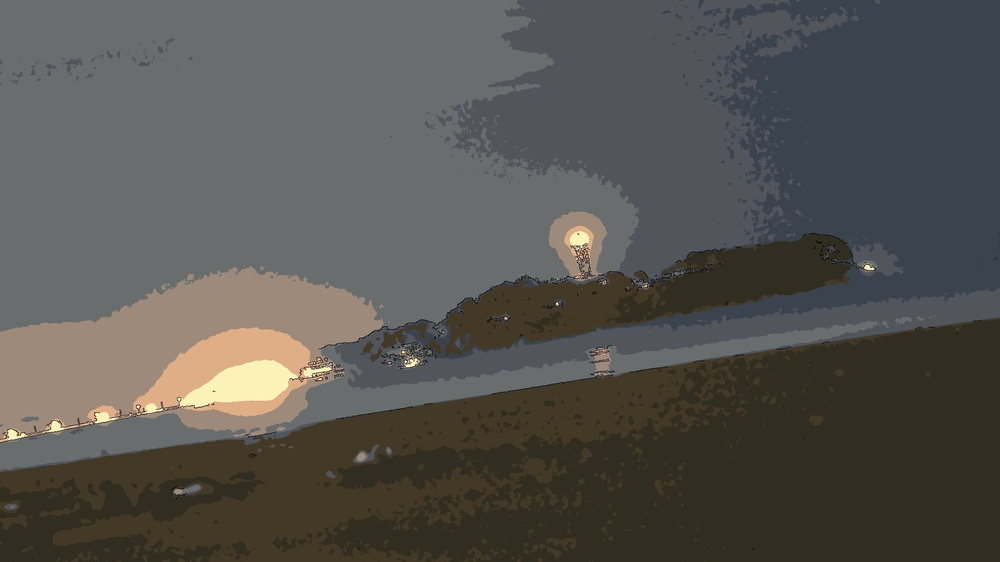
#> input picture edgetoon_image.jpg, 1000 x 562 px, shrunk from 1920 x 1080 before the run
$ python main.py edgetoon_image.jpg out.png
#> lines starting #> are read from the running program, lines starting #| are printed output that depends on the picture; after the words box and inside, x2 and y2 are one past the last pixel; in counts of white or black regions, pixels touching at a corner belong together
import cv2
import numpy as np
import argparse


def main() -> None:
    parser = argparse.ArgumentParser(description="画像をアニメ調にするプログラム")
    parser.add_argument("input", help="入力画像ファイルパス")
    parser.add_argument("output", help="出力画像ファイルパス")
    parser.add_argument(
        "-e",
        "--edge",
        type=int,
        default=100,
        help="エッジの強さ(負数の場合エッジなし), デフォルト: 100",
    )
    parser.add_argument(
        "-b", "--blur", type=int, default=9, help="ぼかしの強さ, デフォルト: 9"
    )
    parser.add_argument(
        "-c",
        "--colors",
        type=int,
        default=8,
        help="k-meansクラスターの数, デフォルト: 8",
    )

    args = parser.parse_args()

    cartoonize(args.input, args.output, args.edge, args.blur, args.colors)


def cartoonize(
    image_path: str,
    output_path: str,
    edge_strength: int,
    blur_strength: int,
    colors_reduction: int,
):
    # 画像を読み込む
#> called with image_path = 'edgetoon_image.jpg', output_path = 'out.png', edge_strength = 100, blur_strength = 9, colors_reduction = 8
    image = cv2.imread(image_path)
#> image is the input picture: shape (562, 1000, 3); mean B, G, R 79.9, 83.9, 85.3

    # 画像が正常に読み込まれたか確認
    if image is None:
        raise ValueError(f"画像の読み込みに失敗しました。{image_path}")

    # BGR から RGB に変換
    image = cv2.cvtColor(image, cv2.COLOR_BGR2RGB)

    # 1. エッジ検出（輪郭を強調）
    gray = cv2.cvtColor(image, cv2.COLOR_RGB2GRAY)
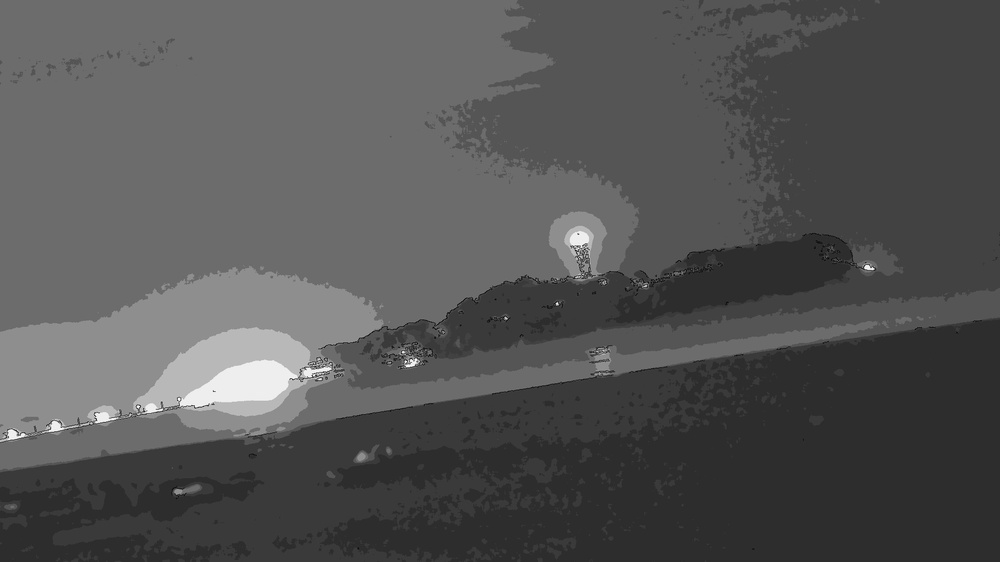
#> gray: shape (562, 1000); min 4, max 251, mean 84
    # edge_strengthが負数の場合エッジ処理を飛ばす
    if edge_strength < 0:
        edges = np.zeros_like(gray)
    else:
        threshold1 = max(10, 255 - edge_strength)
        threshold2 = min(255, threshold1 * 2)
        edges = cv2.Canny(gray, threshold1, threshold2)
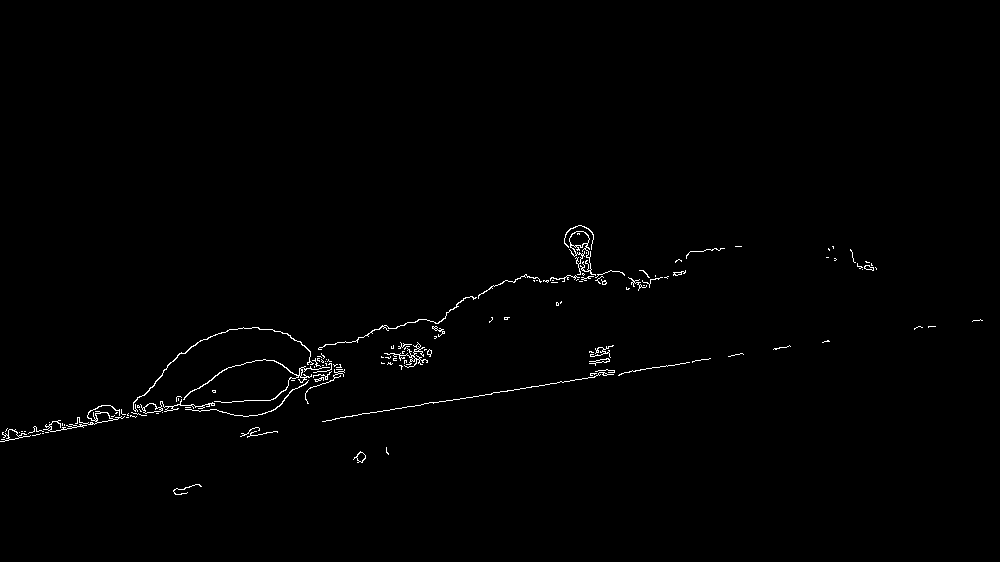
#> edges: shape (562, 1000); 0.74% white in thin lines or dots, all inside (x1, y1, x2, y2) = (0, 225, 983, 495)

    # 輪郭線を太くする
    edges = cv2.dilate(edges, np.ones((1, 1), np.uint8), iterations=1)

    # 2. カートゥーン効果（色を減らしてアニメ風に）
    # ガウシアンフィルタで滑らかに
    smooth = cv2.medianBlur(image, blur_strength)

    # k-means による色の量子化
    Z = smooth.reshape((-1, 3))
    Z = np.float32(Z)
    criteria = (cv2.TermCriteria_EPS + cv2.TermCriteria_MAX_ITER, 10, 1.0)
    K = colors_reduction  # 色数を減らす
    _, labels, centers = cv2.kmeans(Z, K, None, criteria, 10, cv2.KMEANS_RANDOM_CENTERS)
#> centers = [[157.1, 138, 122.9], [55.5, 49.21, 35.25], [104.9, 108.8, 109.9], [130.9, 120.2, 112.5], [81.94, 84.91, 91.75], [221, 174.3, 135], [249.9, 240.3, 182.1], [59.77, 67.18, 77.51]]
    centers = np.uint8(centers)
#> centers = [[157, 138, 122], [55, 49, 35], [104, 108, 109], [130, 120, 112], [81, 84, 91], [220, 174, 135], [249, 240, 182], [59, 67, 77]]
    quantized = centers[labels.flatten()]
    quantized = quantized.reshape(smooth.shape)

    # 3. エッジを合成してセル画風に
    edges = cv2.cvtColor(edges, cv2.COLOR_GRAY2RGB)  # 3チャンネル化
    cartoon = cv2.subtract(quantized, edges)  # 輪郭を重ねる

    # RGB から BGR に戻して保存
    cartoon_bgr = cv2.cvtColor(cartoon, cv2.COLOR_RGB2BGR)
    cv2.imwrite(output_path, cartoon_bgr)

    print(f"カートゥーン風画像を {output_path} に保存しました。")


if __name__ == "__main__":
    main()
